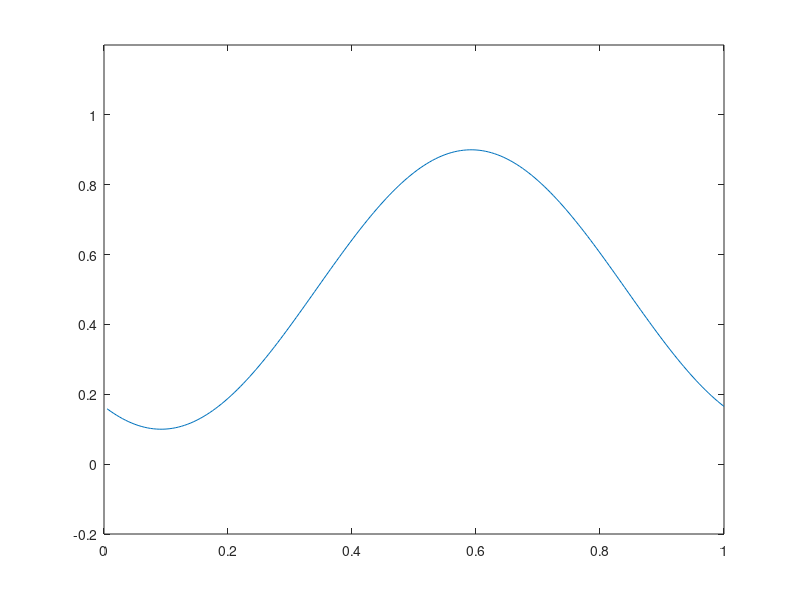
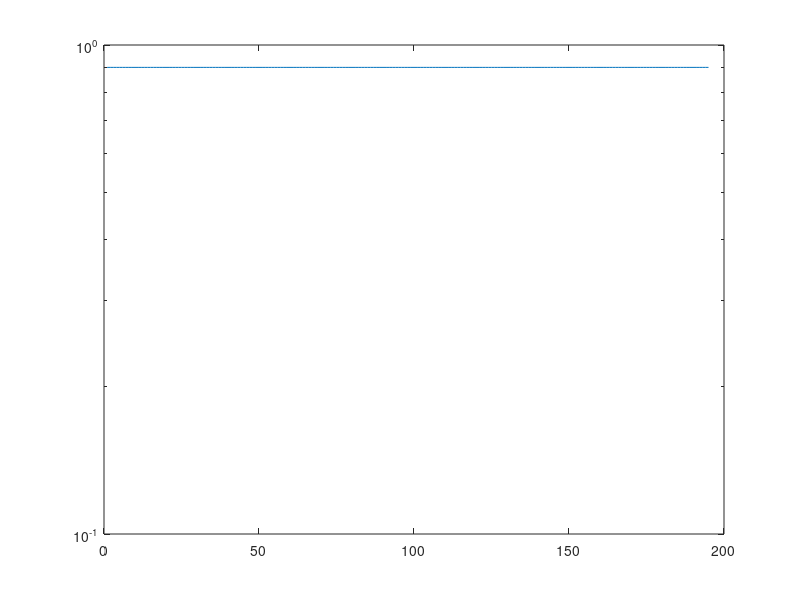
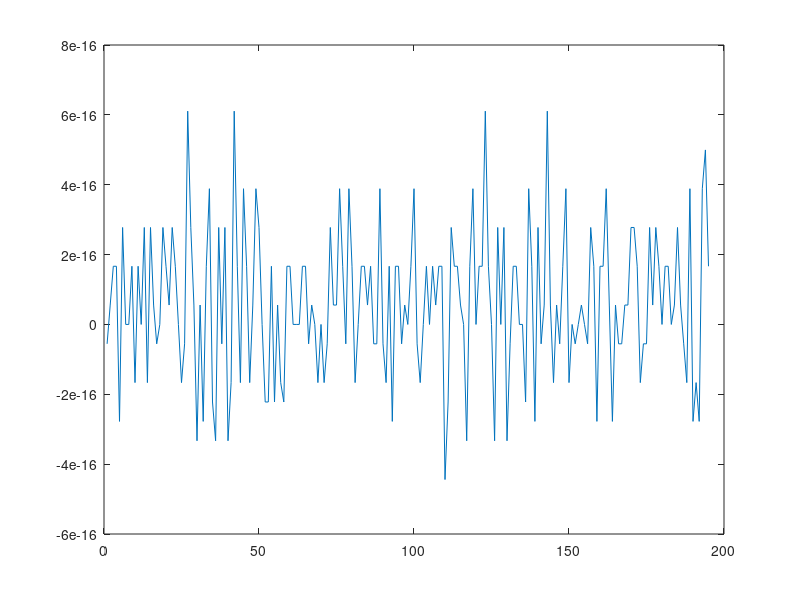

MATLAB code to generate these figures, in order:
clc; clear all; close all;

c=1/5;

n=200;
h=1./n;
x=[h:h:1]';

cfl=2*sqrt(2/3);
ddt=cfl*h/c;
tmax=8;

k=diag(ones(n-1,1),1)-diag(ones(n-1,1),-1);
k(1,end)=-1; k(end,1)=1;
k=sparse(k./(2*h));
p=1/6*diag(ones(n-1,1),1)+1/6*diag(ones(n-1,1),-1)+4/6*eye(n,n);
p(end,1)=1/6; p(1,end)=1/6;
p=sparse(p);


opt_ftr='hyt';
if strcmp(opt_ftr,'redonnet10')==1
    ftr0=772/1024;
    ftr1=420/1024;
    ftr2=-240/1024;
    ftr3=90/1024;
    ftr4=-20/1024;
    ftr5=2/1024;
    J=diag(ones(n-1,1),1); J(end,1)=1;
    ftr=ftr0.*eye(n,n)+ftr1/2*(J+J^(n-1))+ftr2/2*(J^2+J^(n-2))+ftr3/2*(J^3+J^(n-3))+ftr4/2*(J^4+J^(n-4))+ftr5/2*(J^5+J^(n-5));
elseif strcmp(opt_ftr,'redonnet4')==1
    ftr0=10/16;
    ftr1=8/16;
    ftr2=-2/16;
    J=diag(ones(n-1,1),1); J(end,1)=1;
    ftr=ftr0.*eye(n,n)+ftr1/2*(J+J^(n-1))+ftr2/2*(J^2+J^(n-2));
elseif strcmp(opt_ftr,'redonnet2')==1
    ftr0=1/2;
    ftr1=1/2;
    J=diag(ones(n-1,1),1); J(end,1)=1;
    ftr=ftr0.*eye(n,n)+ftr1/2*(J+J^(n-1));
elseif strcmp(opt_ftr,'bogey6')==1
    d0=0.234810479761700;
    d1=-.199250131285813;
    d2=0.120198310245186;
    d3=-.049303775636020;
    d4=0.012396449873964;
    d5=-.001446093078167;
    
    ftr0=1-d0;
    ftr1=-d1;
    ftr2=-d2;
    ftr3=-d3;
    ftr4=-d4;
    ftr5=-d5;
    J=diag(ones(n-1,1),1); J(end,1)=1;
    ftr=ftr0.*eye(n,n)+ftr1*(J+J^(n-1))+ftr2*(J^2+J^(n-2))+ftr3*(J^3+J^(n-3))+ftr4*(J^4+J^(n-4))+ftr5*(J^5+J^(n-5));
else
    ftr=speye(n,n);
end
ftr=sparse(ftr);


%u=(abs(x-.3)<0.2);
%u=exp(-500*(x-.3).^2);
u=.4*cos(2*pi*x)+.5;
int=sum(u)*h;

e=[]; cons=[];
t=0;
while t+ddt<tmax
     clc; t=t+ddt
    
    du=k*u;
    w=p\du;
    k1=-c*w;
    
    du=k*(u+ddt/2*k1);
    w=p\du;
    k2=-c*w;
    
    du=k*(u+ddt/2*k2);
    w=p\du;
    k3=-c*w;
    
    du=k*(u+ddt*k3);
    w=p\du;
    k4=-c*w;
    
    fu=u+ddt/6*(k1+2*k2+2*k3+k4);
    u=ftr*fu;
    
    %uex=exp(-500*(x-c*t-.3).^2);
    uex=(abs(x-c*t-.3)<0.2);
    %uex=.4*cos(2*pi*(x-c*t))+.5;
    e=[e norm(u-uex,inf)];
    cons=[cons sum(u)*h-int];

    
    pause(0.001)
    clf
    figure(1)
    plot(x,u)
    axis([0 1 -.2 1.2])
end


figure(2)
semilogy(e)

figure(3)
plot(cons)
